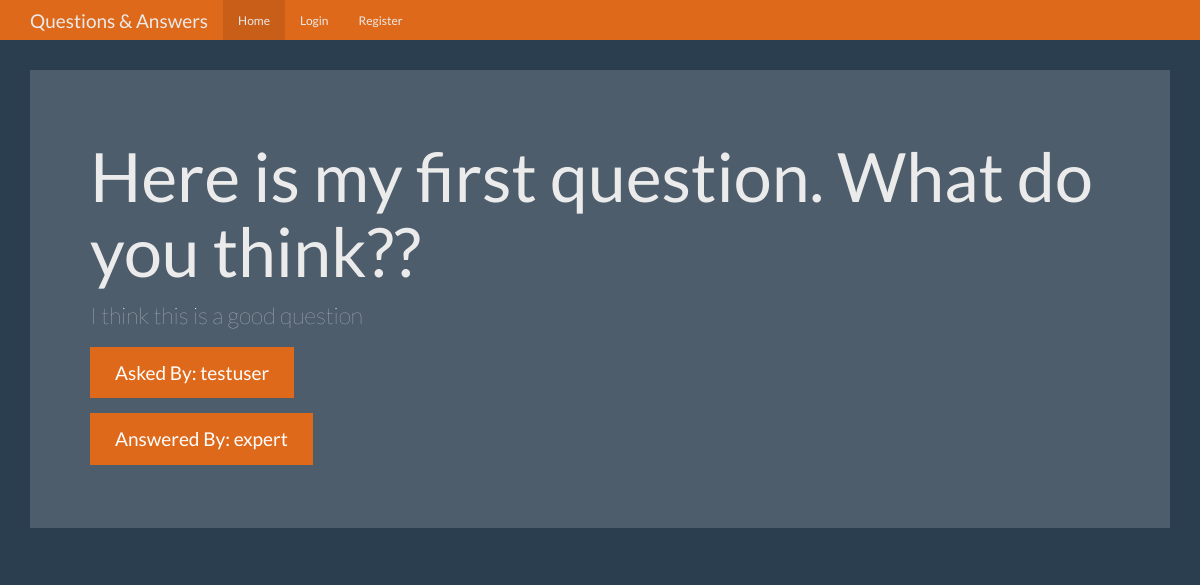
Screenshot of /question/1 with the database file from the repository.
### tables this page shows
CREATE TABLE questions (
	id integer primary key autoincrement,
	question_text not null,
	answer_text text,
	asked_by_id integer not null,
	expert_id integer not null
);

CREATE TABLE users (
	id integer primary key autoincrement,
	name text not null,
	password text not null,
	expert boolean not null,
	admin boolean not null
);

### app.py (the view)
@app.route('/question/<question_id>')
def question(question_id):
	user = get_current_user()
	db = get_db()
	questions_cur = db.execute('''select
								      questions.question_text,
								      questions.answer_text,
								      askers.name as asker_name,
								      experts.name as expert_name
								  from questions
								  join users as askers on askers.id = questions.asked_by_id
								  join users as experts on experts.id = questions.expert_id
								  where questions.id = ?''', [question_id])
	question = questions_cur.fetchone()
	return render_template('question.html', user=user, question=question)

### app.py (called while the page is built)
def get_current_user():
	user_result = None
	if 'user' in session:
		user = session['user']
		db = get_db()
		user_cur = db.execute('select id, name, password, expert, admin from users where name = ?', [user])
		user_result = user_cur.fetchone()
	return user_result

### database.py (called while the page is built)
def connect_db():
	sql = sqlite3.connect('C:/Users/Akis/Documents/flask_question_answer/questions.db')
	sql.row_factory = sqlite3.Row
	return sql

def get_db():
	if not hasattr(g, 'sqlite_db'):
		g.sqlite_db = connect_db()
	return g.sqlite_db

### templates/question.html (shortened to what this page needs)
{% extends "base.html" %}
{% from "show_links.html" import show_links %}
{% block nav %}
{{ show_links(user) }}
{% endblock %}
{% block body%}
      <div class="jumbotron">
        <h1>{{ question['question_text'] }}</h1>
        <p>{{ question['answer_text'] }}</p>
        <p><a class="btn btn-primary btn-lg">Asked By: {{ question['asker_name'] }}</a></p>
        <p><a class="btn btn-primary btn-lg">Answered By: {{ question['expert_name'] }}</a></p>
      </div>
{% endblock %}

### static/theme.css (style rules this page uses)
body { padding-top: 70px; padding-bottom: 30px; }

### rows the page displays
questions: question_text "Here is my first question. What do you think??", answer_text "I think this is a good question"
users: asker_name "testuser"
users: expert_name "expert"
